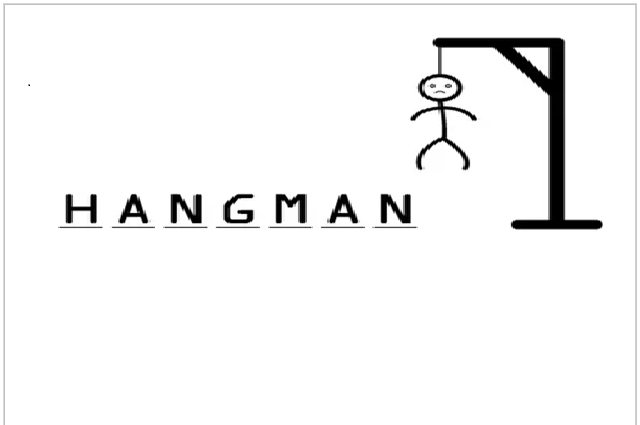
#> input picture Main_Menu.png, 640 x 425 px
$ python New_Hangman.py
#> lines starting #> are read from the running program, lines starting #| are printed output that depends on the picture
import numpy as np
from utils import *
import cv2

cv2.namedWindow("Hangman", cv2.WND_PROP_FULLSCREEN)
cv2.setWindowProperty("Hangman",cv2.WND_PROP_FULLSCREEN,cv2.WINDOW_FULLSCREEN)
tmp = -99

# [143 lines left out: functions game, mouse_click, Last_Page, Mouse_Click_2, not called in this run]


def Main_Menu():
    global tmp
    img = cv2.imread("Main_Menu.png")
#> img is the input picture: shape (425, 640, 3); mean B, G, R 244.9, 244.9, 244.9

    cv2.putText(img, "Categories:", (30, 278), cv2.FONT_HERSHEY_SIMPLEX,1,(150,100,255),4)
    cv2.rectangle(img, (230, 250), (445, 285), (255, 255, 0), -1, cv2.LINE_AA)
    cv2.putText(img, "LANDMARKS", (250, 278), cv2.FONT_HERSHEY_SIMPLEX,1,(150,100,160),4)
    cv2.rectangle(img, (230, 310), (375, 345), (255, 255, 0), -1, cv2.LINE_AA)
    cv2.putText(img, "GAMES", (250, 338), cv2.FONT_HERSHEY_SIMPLEX,1,(150,100,160),4)
    cv2.rectangle(img, (230, 370), (400, 405), (255, 255, 0), -1, cv2.LINE_AA)
    cv2.putText(img, "ANIMALS", (250, 398), cv2.FONT_HERSHEY_SIMPLEX,1,(150,100,160),4)
    cv2.rectangle(img, (15, 20), (108, 50), (0, 100, 200), -1, cv2.LINE_AA)
    cv2.putText(img, "Quit Game", (20, 40), cv2.FONT_HERSHEY_SIMPLEX, 0.5, (100,0,0), 2)
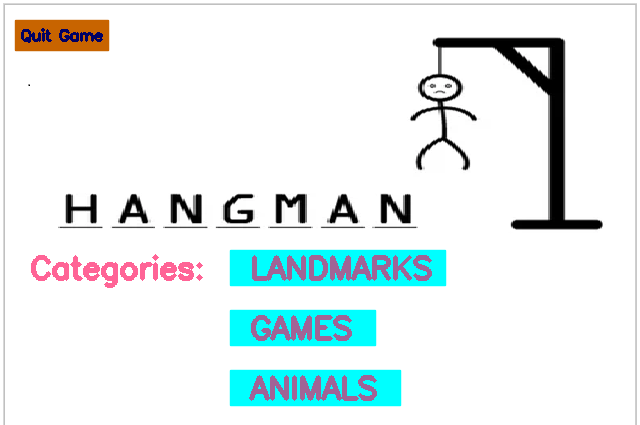
#> img: shape (425, 640, 3); mean B, G, R 239.3, 238.5, 229.1

    cv2.imshow("Hangman", img)
    while cv2.getWindowProperty("Hangman", cv2.WND_PROP_VISIBLE) >= 1:
        tmp = cv2.setMouseCallback("Hangman", Mouse_Click_2)
        cv2.waitKey(0)

Main_Menu()
